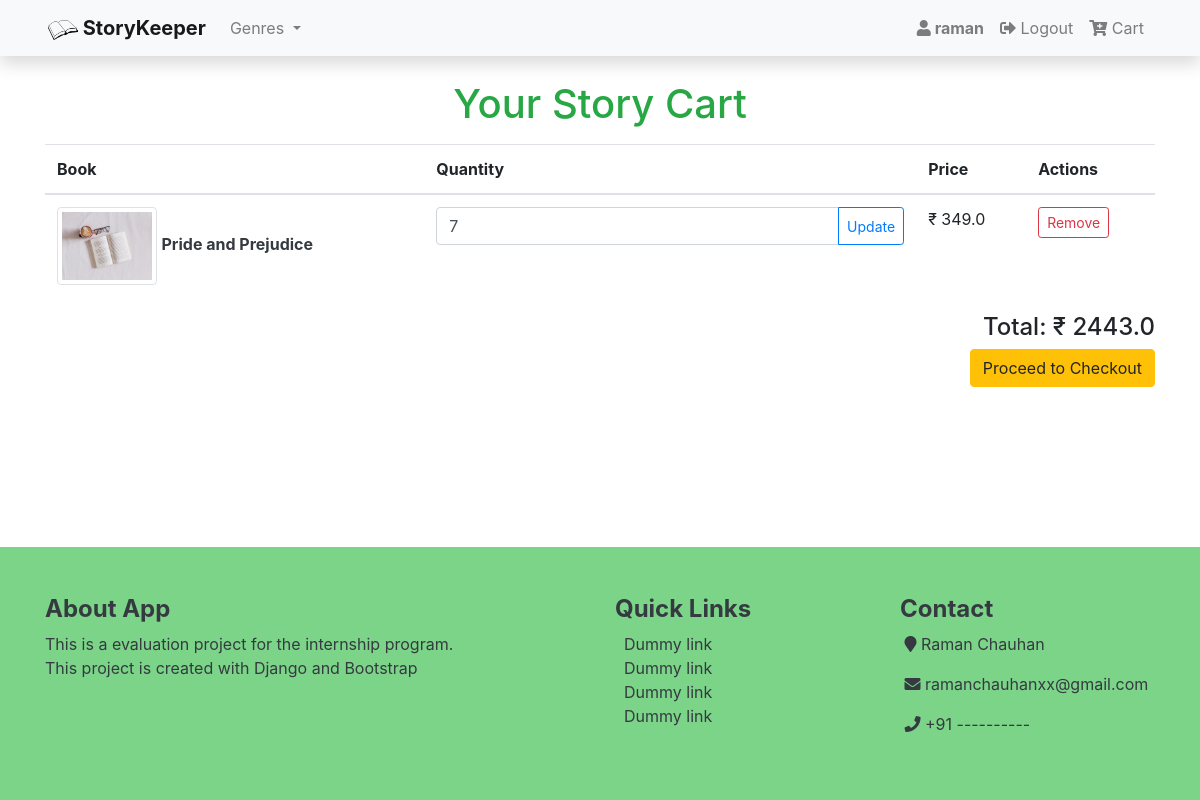
The app's page /cart/ (signed in), older data.
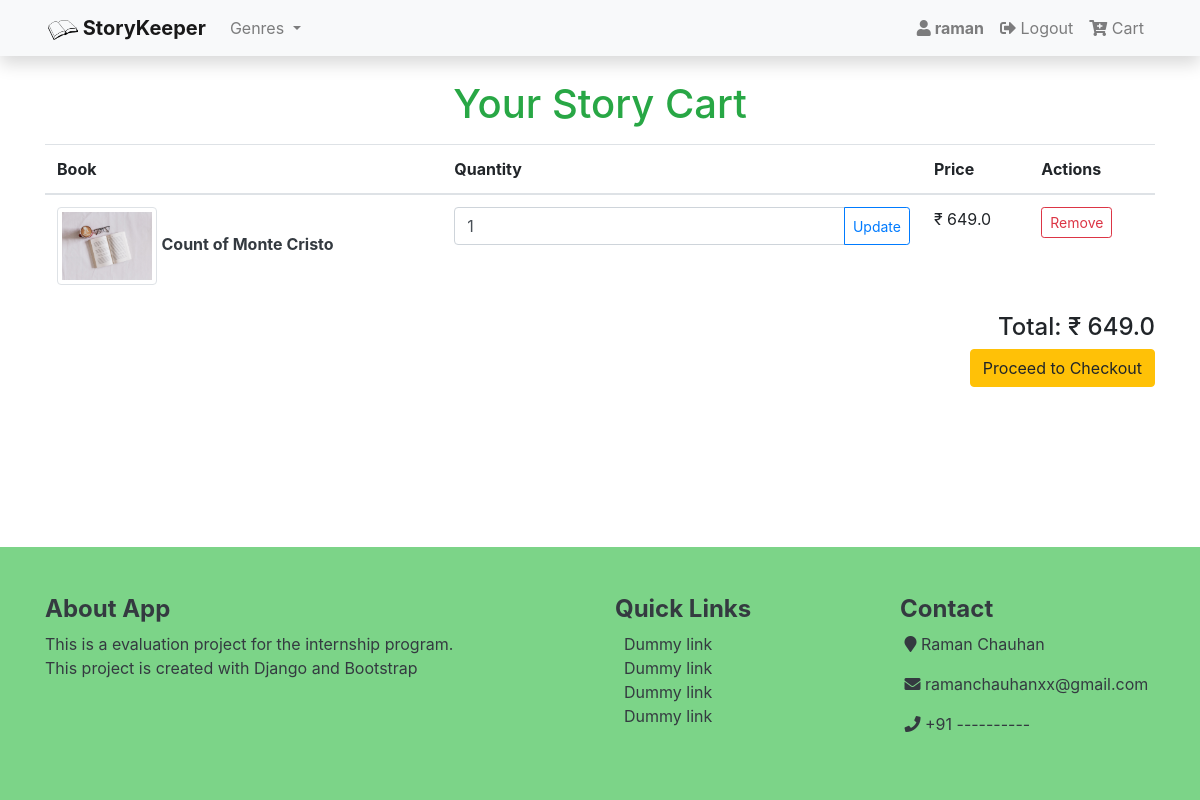
The same page, newer data.
### books/models.py (models this page shows, shortened)
class Cart(models.Model):
    user = models.ForeignKey(User, on_delete=models.CASCADE, null=True, blank=True)
    books = models.ForeignKey(Book, on_delete=models.SET_NULL, blank=True, null=True)
    quantity = models.PositiveIntegerField(null=True, blank=True)
    date_added = models.DateTimeField(auto_now_add=True)

class Book(models.Model):
    status = (
    (0, "Draft"),
    (1, "Publish")
    )
    title  		 = models.CharField(max_length=200)
    slug         = models.SlugField(max_length=140, unique=True)
    author 		 = models.CharField(max_length=100)
    genre        = models.ForeignKey(Genre, on_delete=models.SET_NULL, null=True, blank=True)
    price     	 = models.FloatField(default=0)
    quantity   	 = models.PositiveIntegerField()
    description  = models.TextField(default='No Description', null=True, blank=False)
    average_rating  = models.FloatField(default=0)
    created_on 	 = models.DateTimeField(auto_now_add=True)
    updated_on 	 = models.DateTimeField(auto_now=True)
    digital         = models.BooleanField(default=False, null=True, blank=False)
    status          = models.IntegerField(choices=status,default = 1)
    class Meta:
        ordering    = ['-quantity']

### books/views.py (the view)
# urls.py: path('cart/', views.cart_view, name='cart'),
@login_required
def cart_view(request):
    cart_items = Cart.objects.filter(user=request.user).order_by('-date_added')
    genre = Genre.objects.all().order_by('name')
    if not cart_items:
        messages.error(request, 'Add at least one Story to your cart!')
        return redirect('home')
    total_amount = 0
    for cart_item in cart_items:
        total_amount += cart_item.books.price * cart_item.quantity
    return render(request, 'shopping/cart.html', {'cart_items': cart_items, 'cart_total': total_amount, 'genre':genre})

### books/templates/shopping/cart.html (shortened to what this page needs)
{% extends 'base.html' %}
{% load static %}
{% block content %}
<div class="container mt-4">
    <h1 class="text-success text-center mb-3">Your Story Cart</h1>
    {% if cart_items %}
    <div class="table-responsive-sm">
    <table class="table">
        <thead>
            <tr>
                <th scope="col">Book</th>
                <th scope="col">Quantity</th>
                <th scope="col">Price</th>
                <th scope="col">Actions</th>
            </tr>
        </thead>
        <tbody>
            {% for item in cart_items %}
            <tr>
                <td>
                    <img src="{% static 'images/thumbnail.jpg' %}" alt="{{ item.books.title }}" class="img-thumbnail" width="100">
                    <strong class="text-dark">{{ item.books.title }}</strong>
                </td>
                <td>
                    <form method="post" action="{% url 'update_cart' item.id %}">
                        <div class="input-group">
                            <input type="number" name="quantity" value="{{ item.quantity }}" min="1" class="form-control">
                            <div class="input-group-append">
                                <button type="submit" class="btn btn-outline-primary btn-sm">Update</button>
                            </div>
                        </div>
                    </form>
                </td>
                <td>&#8377; {{ item.books.price }}</td>
                <td>
                    <a href="{% url 'remove_from_cart' item.id %}" class="btn btn-outline-danger btn-sm">Remove</a>
                </td>
            </tr>
            {% endfor %}
        </tbody>
    </table>
</div>
    <div class="text-right mt-3">
        <h4>Total: &#8377; {{ cart_total }}</h4>
        <form method="post" action="checkout">
            <button type="submit" class="btn btn-warning">Proceed to Checkout</button>
        </form>
    </div>
    {% else %}
    <div class="container shadow">
        <h2 class="text-center text-danger text-bold">Your Story Cart</h2>
            <strong>Your Story cart is currently empty.</strong>
        <a href="{% url 'home' %}">Explore more stories</a>
    </div>
    {% endif %}
</div>
{% endblock %}

Row changes from the older to the newer data that the page shows:
removed Cart: books "Pride and Prejudice", quantity "7", books.price "349.0"
added Cart: books "Count of Monte Cristo", quantity "1", books.price "649.0"
Text that changed along with them:
{{ cart_total }}: "2443.0" → "649.0"
